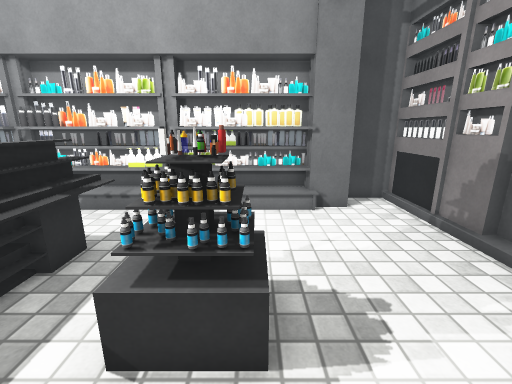
[1] (above)

13 first-person views from a walk through a Unity game level. The camera is 1.4 m above the floor, tilts 14° down and sees 90° across. Doors are open. The floor is counted in squares, 0.5 m on a side. Each view is taken from the middle of a square. On the plan, view 1 faces up. The plan holds only what a view shows up to about 19 squares ahead; the rest is blank. The player is left out. Some animated figures are not drawn. Some surface patterns are stand-ins.

[2]
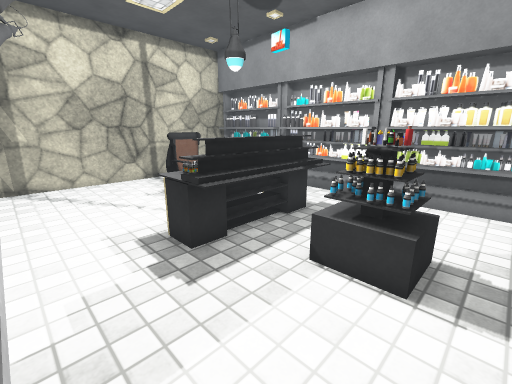

[3]
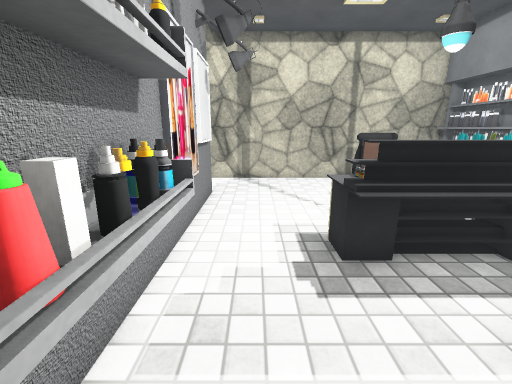

[4]
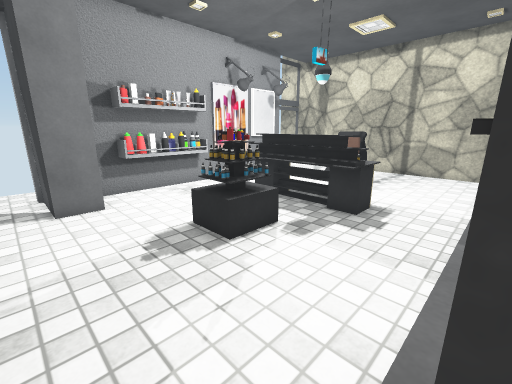

[5]
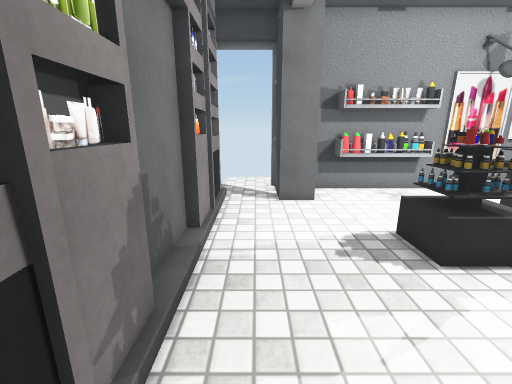

[6]
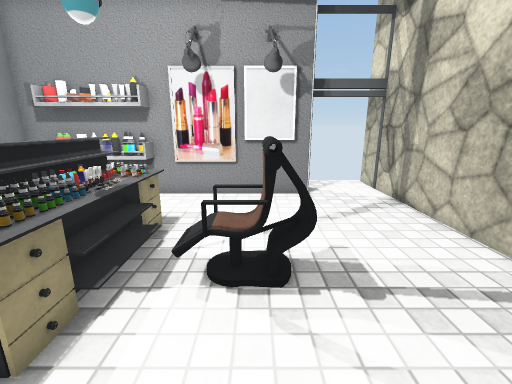

[7]
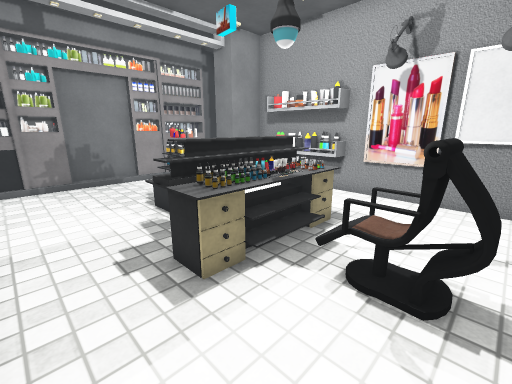

[8]
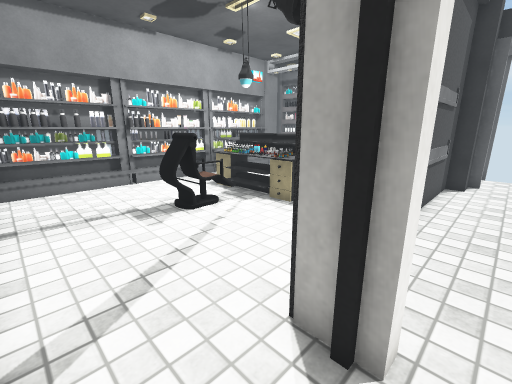

[9]
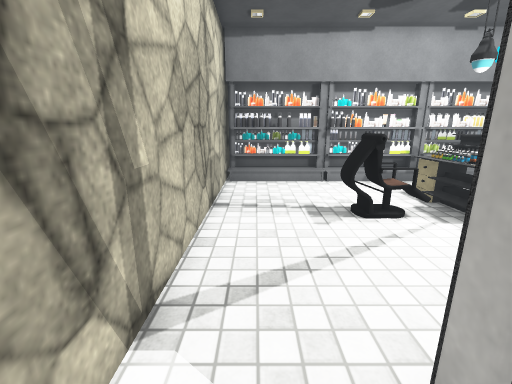

[10]
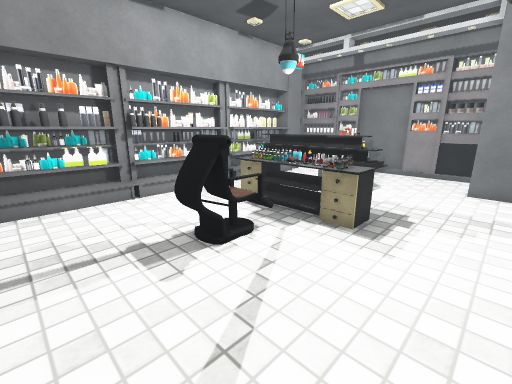

[11]
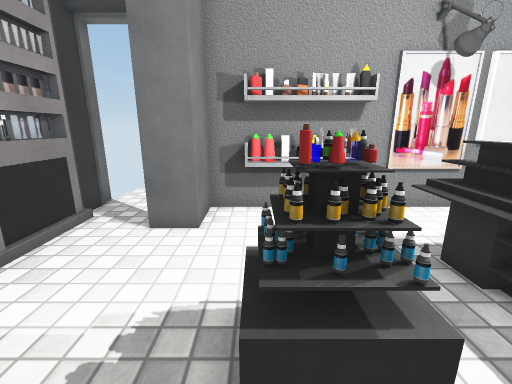

[12]
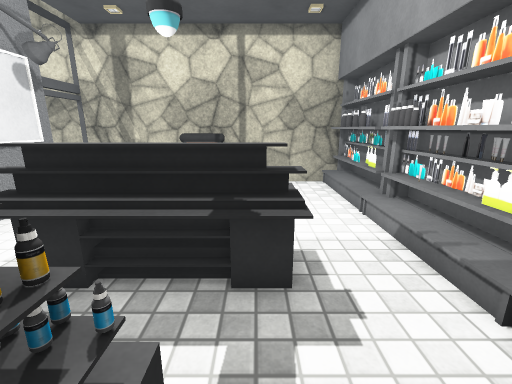

[13]
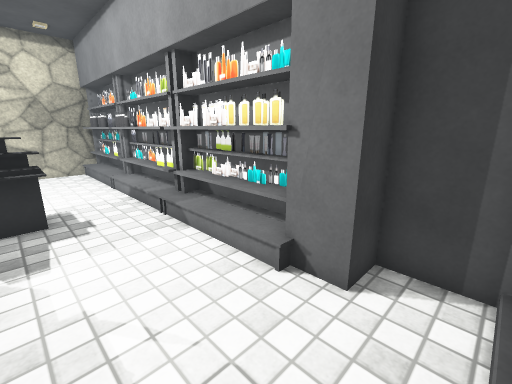

### Floor plan
Points are (right, up) in squares from view 1. A wall is a line through its corners. A room is listed if a view was taken in it or the views show most of it. See-through windows are left out.
Room 1 (views 1, 2, 3, 4, 5, 6, 7, 10, 11, 12, 13)
walls: (-2.4, -2.1) (-1.4, -2.3); (-3.7, -3) (-3.7, -2.1) (0.3, -2.1) (0.3, -3); (-3.1, 9) (-8.2, 9); (-6.8, 8.9) (-7.4, 9); (-7.2, -2.8) (-6.7, -2.8); (-6.8, 9.1) (-7.2, 8.9); (-6.7, 9.2) (-7.2, 9.1); (-7.9, 9.2) (-8.6, 9.2); (-8.4, 9) (-13.4, 9); (-7.6, 9.9) (-7.9, 9.9); (-9.7, -2.7) (-7.5, -2.8); (2.2, 8.6) (-13.5, 8.6); (1.7, -3.7) (1.7, -0.9) (3.1, -0.9) (3.1, -3.7); (1.9, 9.9) (0.9, 9.9); (-10.3, -3.8) (-10.3, -3) (1.8, -3); (5.2, 1.2) (5.6, 1.2); (-10.8, 9.9) (-13.3, 9.9); (5.8, 2.7) (5.8, 7.3); (5.5, 5.8) (5.5, 10.2); (5.8, 1.2) (5.8, 2.5); (5.5, -1.8) (5.5, 2.7); (5.8, 7.4) (5.8, 10.2); (5.8, -1.6) (5.8, 1); (-13.7, 9.9) (-13.7, -4.1); (6, -3.6) (6, -2.1); (5.6, 10.2) (3.3, 10.2) (3.3, 9) (-2.9, 9)
glass walls: (-3.2, 9.6) (-8.1, 9.6); (-1.6, 9.2) (-4.7, 9.2); (-3.6, 9.8) (-6, 9.8); (0, 9.2) (-1.4, 9.2); (-9, 9.2) (-9.7, 9.2); (-8.5, 9.6) (-13.2, 9.6); (1.9, 9.6) (-2.9, 9.6); (-10.4, 9.2) (-11.5, 9.2); (1.9, 9.8) (-2.8, 9.8); (-10.5, 9.8) (-12.4, 9.8); (5.6, 1.2) (5.6, 2); (5.6, 6.2) (5.6, 7.3); (5.6, -0.5) (5.6, 1); (5.6, 9) (5.6, 10.2)
ways out: open door at (-12, -4) to room 2; open door at (5, -4) to room 2
objects: chair (-9, 3) to (-7, 4); table (-5, 1) to (-4, 5); table (-5, 1) to (-3, 6)
Room 2 (views 8, 9)
walls: (-9.8, -4.4) (-10.3, -4.4); (1.8, -3) (-3, -3); (2.9, -3.7) (1.7, -3.7); (-13.7, -4.1) (-13.7, -5.6)
ways out: open door at (-12, -4) to room 1; open door at (5, -4) to room 1

Positions as (right, up) in squares from view 1, and headings:
1: (0, 0), facing up
2: (1, -2), facing up-left
3: (1, -1), facing left
4: (4, 9), facing down-left
5: (4, 9), facing down
6: (-8, 8), facing down
7: (-9, 8), facing down-right
8: (-13, -5), facing up-right
9: (-12, -5), facing up
10: (-12, -2), facing up-right
11: (0, 6), facing down
12: (0, 5), facing left
13: (5, 5), facing up-left
